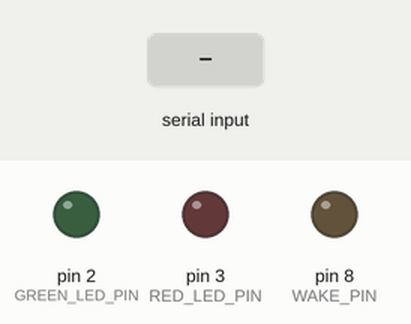
This sketch was run on a simulated Arduino Uno, built with avr-gcc and run on an emulated ATmega328P. Shown: output pins drawn as LEDs (lit = HIGH). Inputs (shaded band) come from the test bench. What the sketch prints to the serial monitor is not drawn.

Above: at 1.3 s.
1.4 s: "1\n" received over Serial
At 2.0 s:
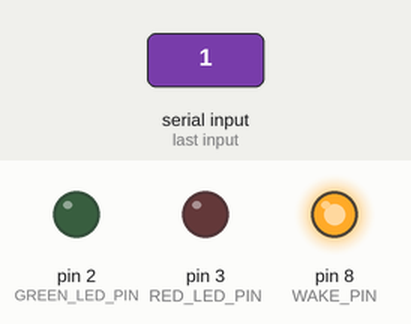
4.4 s: "0\n" received over Serial
At 5.5 s:
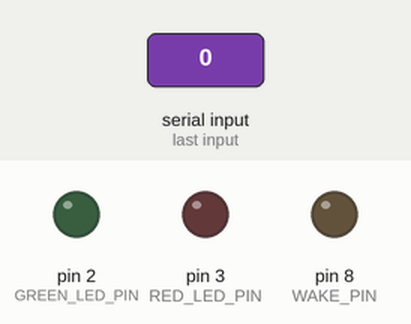
Timing chart, 0 to 7.4 s (numbered marks = the images above; inputs shaded):
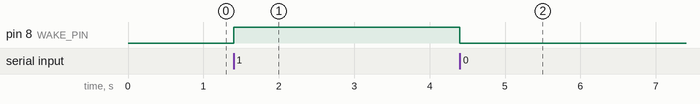

The sketch:

ble_cmd.ino
```cpp
/*
 #
 # Name       : rn4020_cmd
 # Editor     : OneTwoSteph
 # Date       : 20.10.2016
 # Version    : 1
*/


/**** Libraries ****/
#include <SoftwareSerial.h>


/**** Global variables and parameters ****/
#define GREEN_LED_PIN     2
#define RED_LED_PIN       3

#define WAKE_PIN          8

#define SLEEP             "0"
#define WAKE              "1"

#define BAUD_RATE         9600

SoftwareSerial ble(10, 11);         // RX, TX

String cmd = "";
String rsp = "";

/**** Initialization function ****/
void setup() {
  // Initialize wake PIN
  pinMode(WAKE_PIN, OUTPUT);
  digitalWrite(WAKE_PIN, LOW);

  // Initalize LED PINS
  pinMode(GREEN_LED_PIN, OUTPUT);
  pinMode(RED_LED_PIN, OUTPUT);

  // Initialize hardware serial port (computer)
  Serial.begin(BAUD_RATE);
  while(!Serial);

  // Initialize software serial port (ble)
  ble.begin(BAUD_RATE);

  // Info
  Serial.println("Ready to go ! Type 1 to wake up the BLE and 0 to make it sleep. When the BLE is waken up, enter any command. Your commands will be echoed and the response of the BLE is given.");

  // Empty buffers before starting
  char c;
  while(ble.available()>0) c = ble.read();
  while(Serial.available()>0) c = Serial.read();
}


/**** Main loop function ****/
void loop() {
  // Send command only if all BLE messages where read
  if(ble.available() <= 0){
    while(Serial.available() > 0){
      // Read command
      cmd = Serial.readStringUntil('\n');

      // Take special chars away
      while(cmd.indexOf('\n') != -1) cmd.remove(cmd.indexOf('\n'));
      while(cmd.indexOf('\r') != -1) cmd.remove(cmd.indexOf('\r'));

      // Echo command
      Serial.println(cmd);

      // Send command to BLE or wake/sleep BLE depending on command type
      // Command must terminate with "\r"
      if(cmd == SLEEP)
        digitalWrite(WAKE_PIN, LOW);
      else if (cmd ==  WAKE)
        digitalWrite(WAKE_PIN, HIGH);
      else
        ble.print(cmd + "\r");
    }
  }

  // Read BLE feedback
  while(ble.available() > 0){
    // Read buffer
    rsp = ble.readStringUntil('\n');

    // Take special chars away
    while(rsp.indexOf('\n') != -1) rsp.remove(rsp.indexOf('\n'));
    while(rsp.indexOf('\r') != -1) rsp.remove(rsp.indexOf('\r'));

    Serial.println(rsp);

    if(rsp == "ERR")
      Serial.println("Please write a correct command:");
  }
}
```

Measured:
- after the input at 1.4 s, pin 8 (WAKE_PIN): LOW → HIGH at once
- after the input at 4.4 s, pin 8 (WAKE_PIN): HIGH → LOW at once
